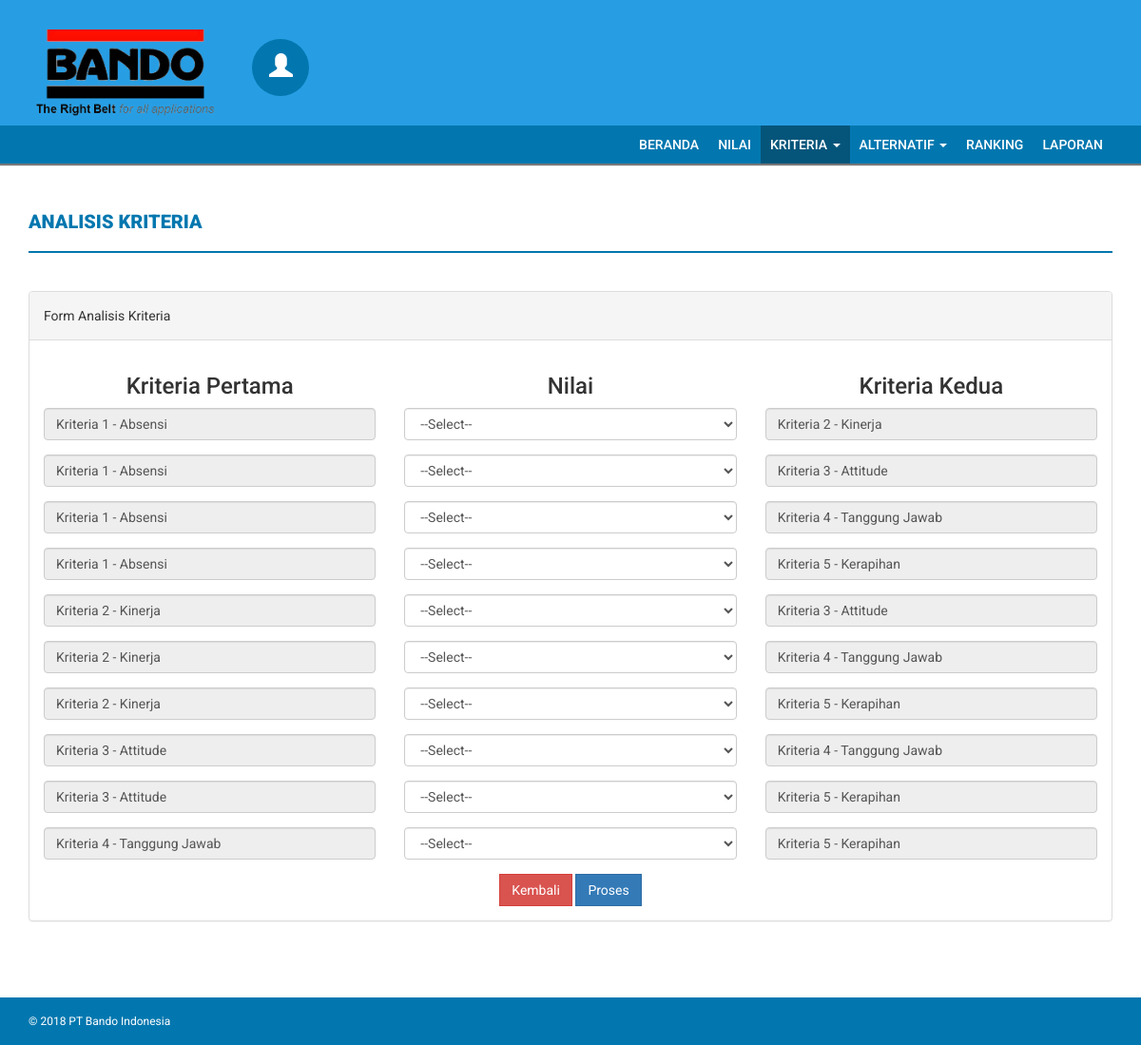
Page /index.php/kriteria/analisa on the committed database.
### tables this page shows
CREATE TABLE `kriteria` (
  `id_kriteria` varchar(6) NOT NULL,
  `nama_kriteria` varchar(25) NOT NULL,
  `deskripsi` varchar(50) NOT NULL,
  `bobot_kriteria` float NOT NULL
);

### application/controllers/Kriteria.php (called while the page is built, shortened)
<?php
class Kriteria extends CI_Controller {
	public function __construct(){
		$this->load->model('KriteriaModel');
		$this->load->model('NilaiModel');
		$this->load->model('AnalisaKriteriaModel');
	}
	public function analisa(){
		$model = $this->KriteriaModel;
		$data['table'] = $model->get();
		$model1 = $this->NilaiModel;
		$data['table1'] = $model1->get();
		$data['title'] = 'Analisis Kriteria';
		$data['sub_title'] = 'Form Analisis Kriteria';
		$this->load->view('layout/header');
		$this->load->view('kriteria/analisa/index',$data);
		$this->load->view('layout/footer');
	}
}

### index.php (called while the page is built, shortened)
<?php
require_once BASEPATH.'core/CodeIgniter.php';

### application/models/KriteriaModel.php (called while the page is built, shortened)
<?php
class KriteriaModel extends CI_Model {
	protected $table = 'kriteria';
	public function get($select = '*',$join = NULL,$limit = NULL)
	{
			$query = $this->db->get($this->table);
			return $query->result();
	}
}
?>

### application/views/kriteria/analisa/_form.php (the view, shortened to what this page needs)
<div class="row">
  <?php
  $jumlah_kriteria1 = count($table) - 1;
  ?>
  <div class="col-md-4">
    <h3 class="text-center">Kriteria Pertama</h3>
    <?php foreach ($table as $row){ ?>
    <?php for ($i=0; $i < $jumlah_kriteria1 ; $i++) { ?>
    <div class="form-group">
      <input type="text" class="form-control"  value="<?php echo $row->nama_kriteria.' - '.$row->deskripsi; ?>" disabled/>
    </div>
    <?php } ?>
    <?php $jumlah_kriteria1--; } ?>
  </div>
  <div class="col-md-4">
    <h3 class="text-center">Nilai</h3>
    <?php foreach ($table as $row1){ ?>
    <?php foreach ($table as $row2){ ?>
      <?php if ($row1->nama_kriteria !== $row2->nama_kriteria): ?>
        <?php if (substr($row1->id_kriteria,1,1) < substr($row2->id_kriteria,1,1)): ?>
          <div class="form-group">
            <select name="<?php echo 'B'.substr($row1->id_kriteria,1,1) . substr($row2->id_kriteria,1,1); ?>" class="form-control">
              <option value=''>--Select--</option>
            </select>
          </div>
        <?php else: ?>
        <?php endif; ?>
      <?php else: ?>
      <?php endif; ?>
    <?php } ?>
  <?php }?>
</div>
  <div class="col-md-4">
    <h3 class="text-center">Kriteria Kedua</h3>
    <?php foreach ($table as $row1){ ?>
    <?php foreach ($table as $row2){ ?>
      <?php if ($row1->nama_kriteria !== $row2->nama_kriteria): ?>
        <?php if (substr($row1->id_kriteria,1,1) < substr($row2->id_kriteria,1,1)): ?>
          <div class="form-group">
            <input type="text" class="form-control"  value="<?php echo $row2->nama_kriteria.' - '.$row2->deskripsi; ?>" disabled/>
          </div>
        <?php else: ?>
        <?php endif; ?>
      <?php else: ?>
      <?php endif; ?>
    <?php } ?>
  <?php }?>
  </div>
  <div class="text-center">
    <button onclick="history.go(-1);" class="btn btn-danger">Kembali</button>
    <button type="submit" class="btn btn-primary">Proses</button>
  </div>
</div>

### public/css/style.css (style rules this page uses)
body { font-family: 'Roboto', sans-serif; line-height: 30px; }
.btn { border-radius: 0px; -webkit-border-radius: 0px; -moz-border-radius: 0px; }

### rows in the picture
kriteria: nama_kriteria+deskripsi "Kriteria 1 - Absensi"
kriteria: nama_kriteria+deskripsi "Kriteria 2 - Kinerja"
kriteria: nama_kriteria+deskripsi "Kriteria 3 - Attitude"
kriteria: nama_kriteria+deskripsi "Kriteria 4 - Tanggung Jawab"
kriteria: nama_kriteria+deskripsi "Kriteria 5 - Kerapihan"

### other values in the picture
$title "ANALISIS KRITERIA"
$sub_title "Form Analisis Kriteria"
